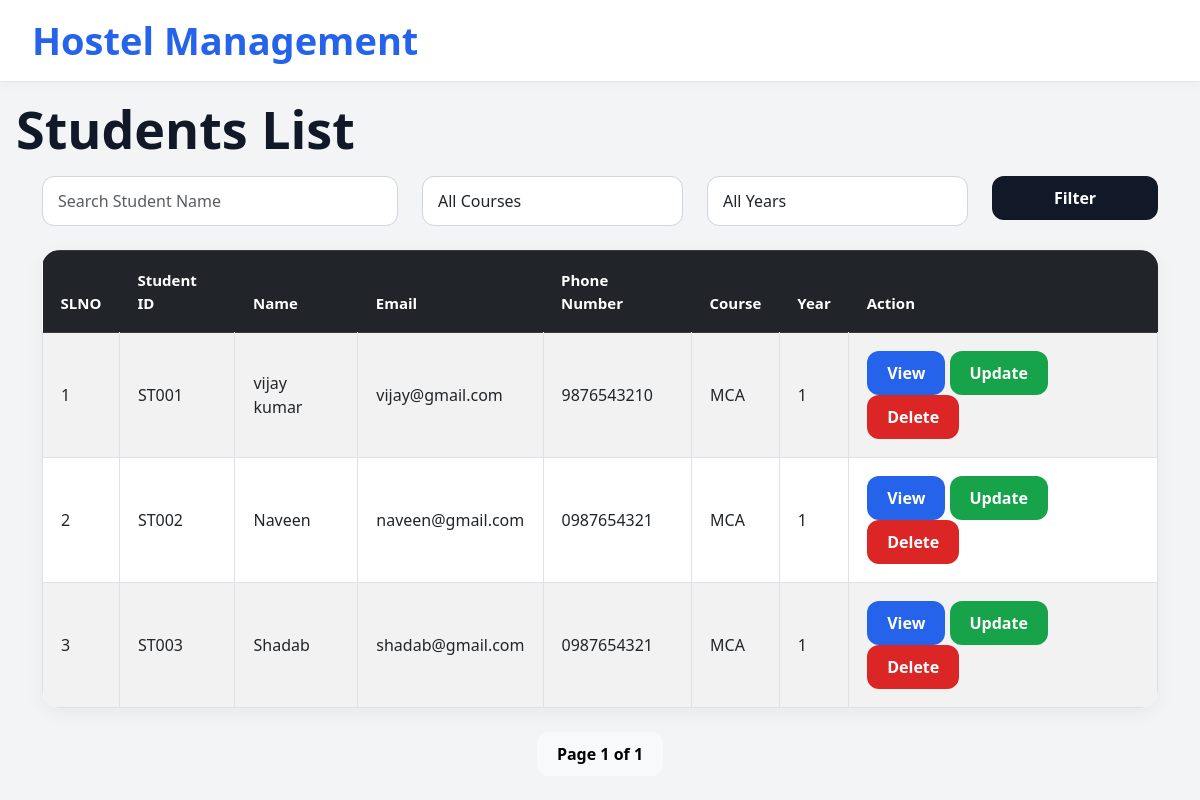
Page /student-list/ on the earlier database version.
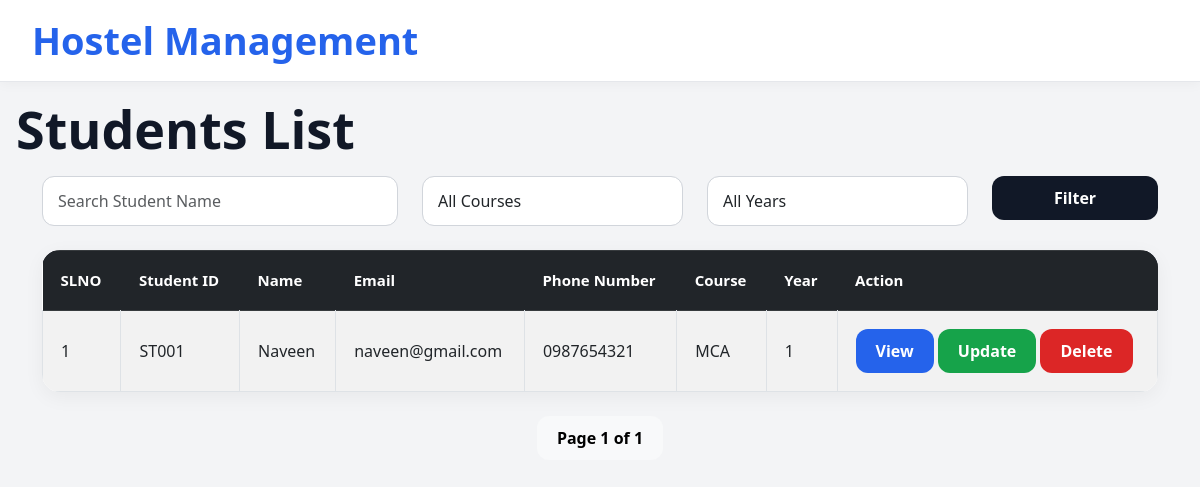
Same page on the later database version.
### hostel_app/models.py (models this page shows, shortened)
class Student(models.Model):
    student_id = models.CharField(
        max_length=10,
        unique=True
    )
    student_name = models.CharField(max_length=100)
    email = models.EmailField()
    phone_number = models.CharField(max_length=15)
    course = models.CharField(max_length=50)
    year = models.IntegerField()

### hostel_app/views.py (the view)
# urls.py: path('student-list/',views.student_list, name='student-list'),
def student_list(request):
    students_list = Student.objects.all()
    search = request.GET.get('search')
    course = request.GET.get('course')
    year = request.GET.get('year')
    if search:
        students_list = students_list.filter(
            student_name__icontains=search
        )
    if course:
        students_list = students_list.filter(
            course=course
        )
    if year:
        students_list = students_list.filter(
            year=year
        )
    paginator = Paginator(students_list, 5)
    page_number = request.GET.get('page')
    students = paginator.get_page(page_number)
    context = {
        "students": students
    }
    return render(
        request,
        "students/student_list.html",
        context
    )

### hostel_app/templates/students/student_list.html (shortened to what this page needs)
{% extends "master.html" %}
{% block content %}
<div class="d-flex justify-content-between align-items-center mb-6">
    <h1 class="m-3">
        Students List
    </h1>
</div>
<div class="container">
    <form method="GET" class="row mb-4">
    <div class="col-md-4">
        <input
            type="text"
            name="search"
            class="form-control"
            placeholder="Search Student Name"
        >
    </div>
    <div class="col-md-3">
        <select
            name="course"
            class="form-control"
        >
            <option value="">
                All Courses
            </option>
        </select>
    </div>
    <div class="col-md-3">
        <select
            name="year"
            class="form-control"
        >
            <option value="">
                All Years
            </option>
        </select>
    </div>
    <div class="col-md-2">
        <button
            type="submit"
            class="btn btn-dark w-100"
        >
            Filter
        </button>
    </div>
</form>
    <table class="table table-striped table-bordered">
        <thead class="table-dark">
            <tr>
                <th>SLNO</th>
                <th>Student ID</th>
                <th>Name</th>
                <th>Email</th>
                <th>Phone Number</th>
                <th>Course</th>
                <th>Year</th>
                <th>Action</th>
            </tr>
        </thead>
         <tbody>
    {% for student in students %}
    <tr>
        <td>{{ students.start_index|add:forloop.counter0 }}</td>
        <td>{{ student.student_id }}</td>
        <td>{{ student.student_name }}</td>
        <td>{{ student.email }}</td>
        <td>{{ student.phone_number }}</td>
        <td>{{ student.course }}</td>
        <td>{{ student.year }}</td>
        <td>
            <a
                href="{% url 'student-details' student.id %}"
                class="btn btn-primary"
            >
                View
            </a>
            <a
                href="{% url 'update-student' student.id %}"
                class="btn btn-success"
            >
                Update
            </a>
            <a
                href="{% url 'delete-student' student.id %}"
                class="btn btn-danger"
            >
                Delete
            </a>
        </td>
    </tr>
    {% endfor %}
</tbody>
    </table>
    <div class="mt-4 text-center">
    <span class="btn btn-light">
        Page {{ students.number }} of {{ students.paginator.num_pages }}
    </span>
</div>
</div>
{% endblock content %}

### hostel_app/templates/master.html (shortened to what this page needs)
{% load static %}
<!DOCTYPE html>
<html lang="en">
<head>
    <link
        href="https://cdn.jsdelivr.net/npm/bootstrap@5.3.0/dist/css/bootstrap.min.css"
        rel="stylesheet"
    >
    <link
        rel="stylesheet"
        href="https://cdn.jsdelivr.net/npm/bootstrap-icons@1.11.3/font/bootstrap-icons.min.css"
    >
</head>
<body>
<nav class="navbar navbar-custom">
    <a
        href="{% url 'homepage' %}"
        class="logo-title"
    >
        Hostel Management
    </a>
</nav>
<div
    class="toast-container position-fixed top-0 end-0 p-3"
    style="z-index:9999; margin-top:90px;"
>
</div>
<div class="{% if user.is_authenticated %}main-content{% else %}homepage-content{% endif %}">
    {% block content %}
    {% endblock %}
</div>
</body>
</html>

### hostel_app/templates/master.html (style rules this page uses)
* { margin: 0; padding: 0; box-sizing: border-box; }
body { background: #f3f4f6; font-family: 'Segoe UI', sans-serif; overflow-x: hidden; }
.navbar-custom { height: 82px; background: #ffffff; border-bottom: 1px solid #e5e7eb; padding: 0 32px; position: fixed; top: 0; left: 0; width: 100%; z-index: 1000; display: flex; align-items: center; justify-content: space-between; box-shadow: 0 2px 12px rgba(0,0,0,0.04); }
.logo-title { font-size: 38px; font-weight: 800; color: #2563eb; text-decoration: none; }
.homepage-content { margin-top: 82px; min-height: calc(100vh - 82px); }
.table { background: white; border-radius: 18px; overflow: hidden; box-shadow: 0 5px 20px rgba(0,0,0,0.05); }
.table thead { background: #111827; color: white; }
.table th { padding: 18px; font-size: 15px; border: none; }
.table td { padding: 18px; vertical-align: middle; }
.btn { border-radius: 12px; padding: 10px 20px; font-weight: 600; border: none; }
.btn-primary { background: #2563eb; }
.btn-success { background: #16a34a; }
.btn-danger { background: #dc2626; }
.btn-dark { background: #111827; }
.form-control, .form-select { border-radius: 12px; padding: 12px 15px; border: 1px solid #d1d5db; box-shadow: none; }
h1 { font-size: 52px; font-weight: 800; color: #111827; margin-bottom: 12px; }

Differences in the rows shown:
removed Student: start_index|add "1", student_id "ST001", student_name "vijay kumar", email "vijay@gmail.com", phone_number "9876543210", course "MCA", year "1"
removed Student: start_index|add "2", student_id "ST002", student_name "Naveen", email "naveen@gmail.com", phone_number "0987654321", course "MCA", year "1"
removed Student: start_index|add "3", student_id "ST003", student_name "Shadab", email "shadab@gmail.com", phone_number "0987654321", course "MCA", year "1"
added Student: start_index|add "1", student_id "ST001", student_name "Naveen", email "naveen@gmail.com", phone_number "0987654321", course "MCA", year "1"
